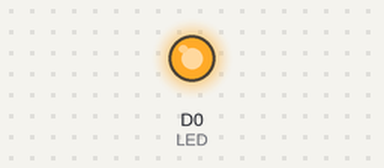
A sketch run on a simulated ESP8266 (NodeMCU). Parts: output pins drawn as LEDs (lit = HIGH).

Above: at 2.5 s.
At 7.5 s:
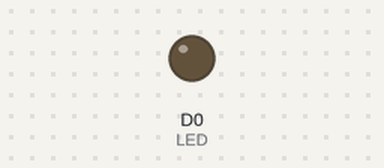
Timing chart, 0 to 13.0 s (numbered marks = the images above):
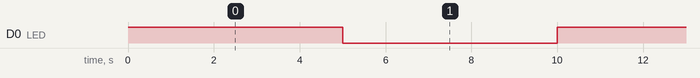

The sketch:

blink-onboard-led.ino
```cpp
#define LED D0 // Led in NodeMCU at pin GPIO16 (D0)

void setup() {
    pinMode(LED, OUTPUT); //LED pin as output
}

void loop() {
    digitalWrite(LED, HIGH); //turn the led off
    delay(5000); //wait for 5 sec
    digitalWrite(LED, LOW); //turn the led on
    delay(5000); //wait for 5 sec
}
```

Measured:
- by itself, D0 (LED): alternates HIGH for 5.0 s and LOW for 5.0 s
